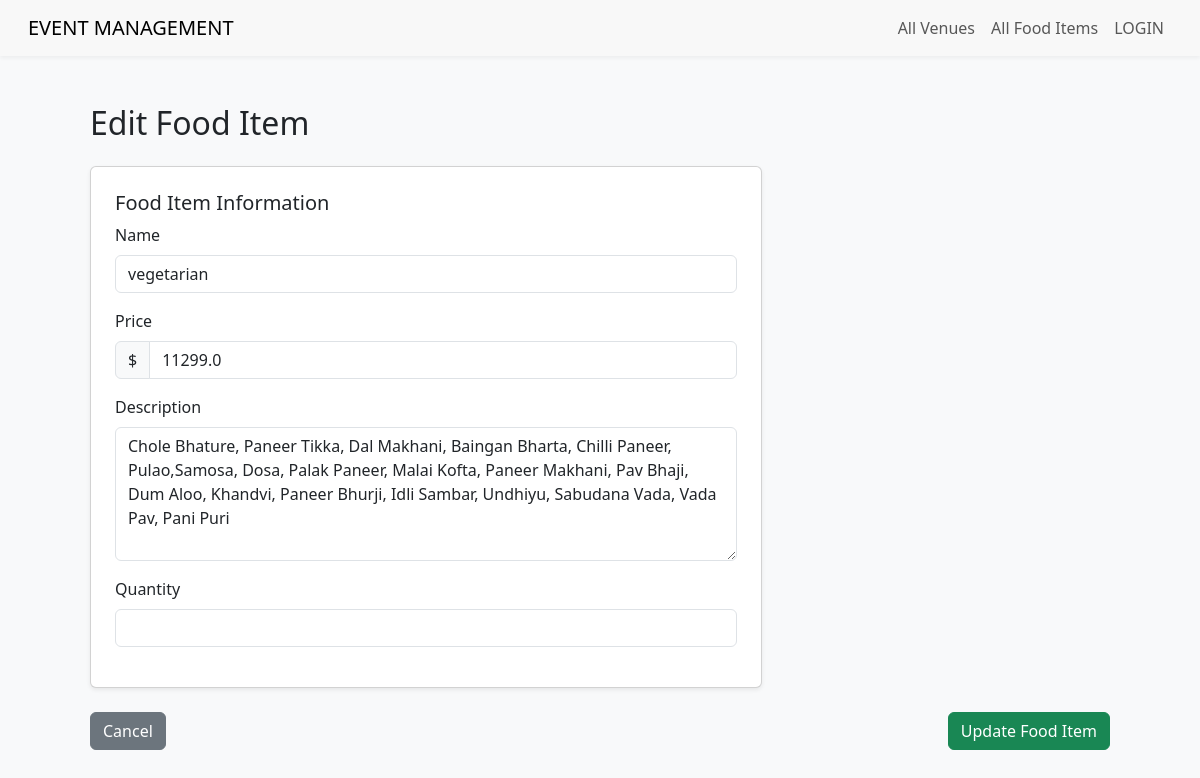
The page /food/edit/8/ on the database its author committed.
### Aura/models.py (models this page shows, shortened)
class food(models.Model):
    name = models.CharField(max_length=250)
    price= models.FloatField()
    description = models.TextField(null=True, blank=True)
    quantity = models.IntegerField(null=True, blank=True)

### Aura/views.py (the view, shortened to what this page needs)
# urls.py: path('food/edit/<int:food_id>/', views.edit_food, name='edit_food'),
def edit_food(request, food_id):
    food_item = get_object_or_404(food, id=food_id)
    context = {
        'food_item': food_item
    }
    return render(request, 'add_food.html', context)

### Aura/templates/add_food.html (shortened to what this page needs)
{% load static %}
<!DOCTYPE html>
<html lang="en">
<head>
  <link href="https://cdn.jsdelivr.net/npm/bootstrap@5.3.2/dist/css/bootstrap.min.css" rel="stylesheet">
</head>
<body class="bg-light">
  <nav class="navbar navbar-expand-lg navbar-light">
    <div class="container-fluid">
      <a class="navbar-brand" href="{% url 'admin_page' %}">
        <span class="brand-text">EVENT MANAGEMENT</span>
      </a>
      <div class="collapse navbar-collapse" id="navbarNav">
        <ul class="navbar-nav ms-auto">
          <li class="nav-item">
            <a class="nav-link" href="{% url 'admin_page' %}">
               All Venues
            </a>
          </li>
          <li class="nav-item">
            <a class="nav-link" href="{% url 'food_list' %}">
               All Food Items
            </a>
          </li>
          {% if user.is_authenticated %}
          <li class="nav-item">
              <a class="nav-link" href="{% url 'signout' %}">LOGOUT</a>
          </li>
          {% else %}
          <li class="nav-item">
              <a class="nav-link" href="{% url 'signin' %}">LOGIN</a>
          </li>
          {% endif %}
        </ul>
      </div>
    </div>
  </nav>
  <div class="container py-5">
    <h2 class="mb-4">{% if food_item %}Edit{% else %}Add New{% endif %} Food Item</h2>
    <form method="POST" class="row g-4">
      <div class="col-lg-8">
        <div class="card p-4 shadow-sm">
          <h5>Food Item Information</h5>
          <div class="mb-3">
            <label for="foodName" class="form-label">Name</label>
            <input type="text" name="name" class="form-control" id="foodName" value="{% if food_item %}{{ food_item.name }}{% endif %}" required>
          </div>
          <div class="mb-3">
            <label for="foodPrice" class="form-label">Price</label>
            <div class="input-group">
              <span class="input-group-text">$</span>
              <input type="number" step="0.01" name="price" class="form-control" id="foodPrice" value="{% if food_item %}{{ food_item.price }}{% endif %}" required>
            </div>
          </div>
          <div class="mb-3">
            <label for="foodDescription" class="form-label">Description</label>
            <textarea class="form-control" name="description" id="foodDescription" rows="5">{% if food_item %}{{ food_item.description }}{% endif %}</textarea>
          </div>
          <div class="mb-3">
            <label for="foodQuantity" class="form-label">Quantity</label>
            <input type="number" name="quantity" class="form-control" id="foodQuantity" value="{% if food_item %}{{ food_item.quantity }}{% endif %}">
          </div>
        </div>
      </div>
      <div class="col-12 d-flex justify-content-between gap-3">
        <a href="{% url 'food_list' %}" class="btn btn-secondary">Cancel</a>
        <button type="submit" class="btn btn-success">{% if food_item %}Update{% else %}Add{% endif %} Food Item</button>
      </div>
    </form>
  </div>
</body>
</html>

### Aura/templates/add_food.html (style rules this page uses)
.navbar { background-color: #f8f8f8; padding: 0.5rem 1rem; box-shadow: 0 2px 4px rgba(0,0,0,0.05); }
.container { padding-left: 5%; padding-right: 5%; }

### rows shown on the page
food: name "vegetarian", price "11299.0", description "Chole Bhature, Paneer Tikka, Dal Makhani, Baingan Bharta, Chilli Paneer, Pulao,Samosa, Dosa, Palak Paneer, Malai Kofta, Paneer Makhani, Pav Bhaji, Dum Aloo, Khandvi, Paneer Bhurji, Idli Sambar, Undhiyu, Sabudana Vada, Vada Pav, Pani Puri"
